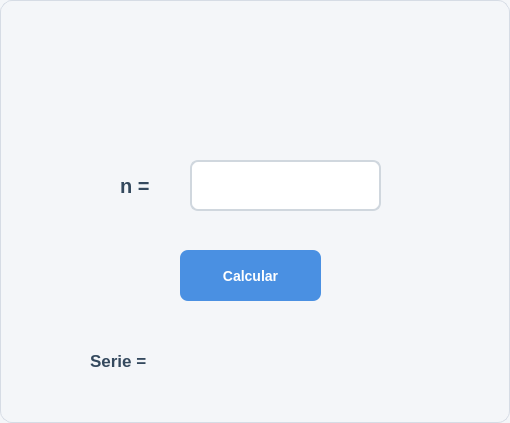
<?xml version="1.0" encoding="UTF-8"?>
<ui version="4.0">
 <class>DialogoEjercicio6</class>
 <widget class="QDialog" name="DialogoEjercicio6">
  <property name="geometry">
   <rect>
    <x>0</x>
    <y>0</y>
    <width>510</width>
    <height>423</height>
   </rect>
  </property>
  <property name="windowTitle">
   <string>Dialog</string>
  </property>
  <property name="styleSheet">
   <string notr="true">/* =========================
   ESTILO GENERAL DEL DIALOG
   ========================= */
QDialog {
    background-color: #f4f6f9;
    border: 1px solid #d6dce5;
    border-radius: 12px;
    font-family: &quot;Segoe UI&quot;;
    font-size: 14px;
    color: #2c3e50;
}

/* =========================
   LABELS
   ========================= */
QLabel {
    color: #34495e;
    font-weight: 500;
    background: transparent;
}

/* =========================
   CAMPOS DE TEXTO
   ========================= */
QLineEdit {
    background-color: #ffffff;
    border: 2px solid #d0d7de;
    border-radius: 8px;
    padding: 8px 10px;
    color: #2c3e50;
    selection-background-color: #4a90e2;
    selection-color: white;
}

/* Cuando el usuario selecciona el campo */
QLineEdit:focus {
    border: 2px solid #4a90e2;
    background-color: #ffffff;
}

/* Campo deshabilitado */
QLineEdit:disabled {
    background-color: #ecf0f1;
    color: #95a5a6;
    border: 2px solid #dfe6e9;
}

/* =========================
   BOTONES
   ========================= */
QPushButton {
    background-color: #4a90e2;
    color: white;
    border: none;
    border-radius: 8px;
    padding: 8px 16px;
    font-size: 14px;
    font-weight: 600;
}

/* Hover */
QPushButton:hover {
    background-color: #357abd;
}

/* Click */
QPushButton:pressed {
    background-color: #2f6da3;
    padding-top: 9px;
    padding-bottom: 7px;
}

/* Botón deshabilitado */
QPushButton:disabled {
    background-color: #bdc3c7;
    color: #ecf0f1;
}

/* =========================
   TOOLTIP OPCIONAL
   ========================= */
QToolTip {
    background-color: #2c3e50;
    color: white;
    border: 1px solid #4a90e2;
    padding: 5px;
    border-radius: 6px;
}</string>
  </property>
  <widget class="QLabel" name="label">
   <property name="geometry">
    <rect>
     <x>190</x>
     <y>40</y>
     <width>151</width>
     <height>81</height>
    </rect>
   </property>
   <property name="text">
    <string/>
   </property>
   <property name="pixmap">
    <pixmap>../../../../Users/Dell/Downloads/Captura de pantalla 2026-06-01 204606.png</pixmap>
   </property>
   <property name="scaledContents">
    <bool>true</bool>
   </property>
  </widget>
  <widget class="QLabel" name="label_2">
   <property name="geometry">
    <rect>
     <x>120</x>
     <y>170</y>
     <width>71</width>
     <height>31</height>
    </rect>
   </property>
   <property name="font">
    <font>
     <pointsize>15</pointsize>
     <weight>62</weight>
     <bold>true</bold>
    </font>
   </property>
   <property name="text">
    <string>n =</string>
   </property>
  </widget>
  <widget class="QLabel" name="lbl_serie">
   <property name="geometry">
    <rect>
     <x>90</x>
     <y>340</y>
     <width>361</width>
     <height>41</height>
    </rect>
   </property>
   <property name="font">
    <font>
     <pointsize>13</pointsize>
     <weight>62</weight>
     <bold>true</bold>
    </font>
   </property>
   <property name="text">
    <string>Serie = </string>
   </property>
  </widget>
  <widget class="QLineEdit" name="txt_n">
   <property name="geometry">
    <rect>
     <x>190</x>
     <y>160</y>
     <width>191</width>
     <height>51</height>
    </rect>
   </property>
   <property name="font">
    <font>
     <pointsize>10</pointsize>
     <weight>75</weight>
     <bold>true</bold>
    </font>
   </property>
  </widget>
  <widget class="QPushButton" name="btn_calcular">
   <property name="geometry">
    <rect>
     <x>180</x>
     <y>250</y>
     <width>141</width>
     <height>51</height>
    </rect>
   </property>
   <property name="text">
    <string>Calcular</string>
   </property>
  </widget>
 </widget>
 <resources/>
 <connections/>
</ui>
